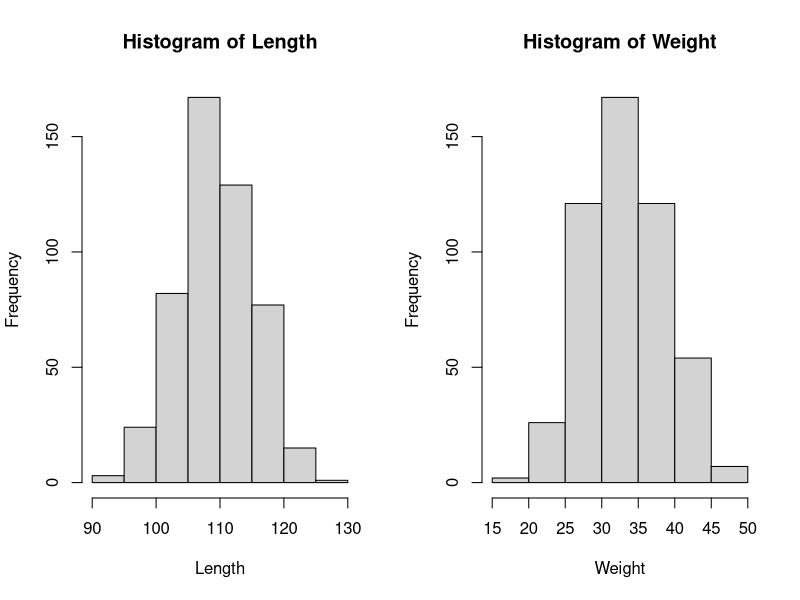
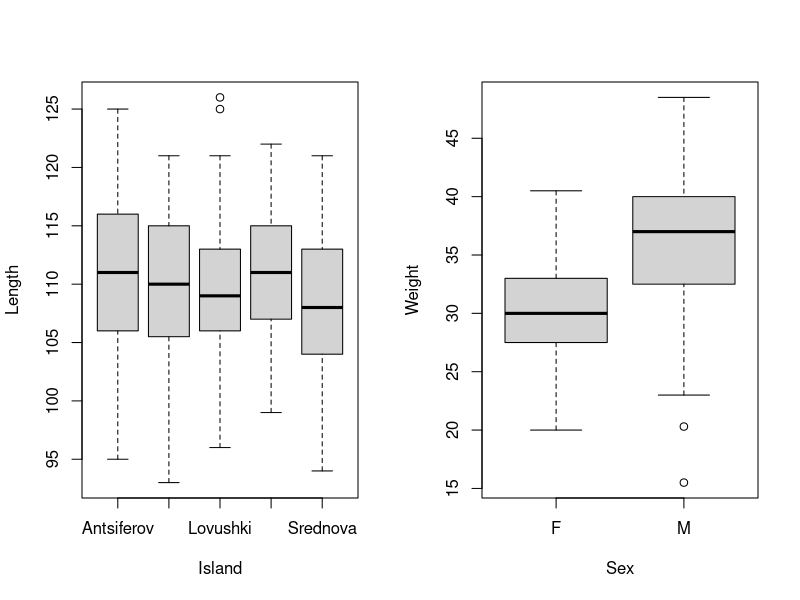
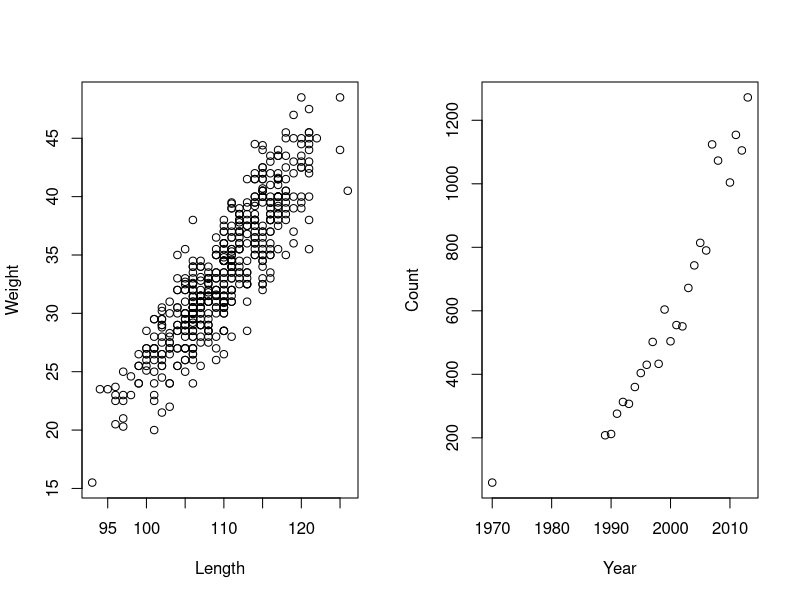
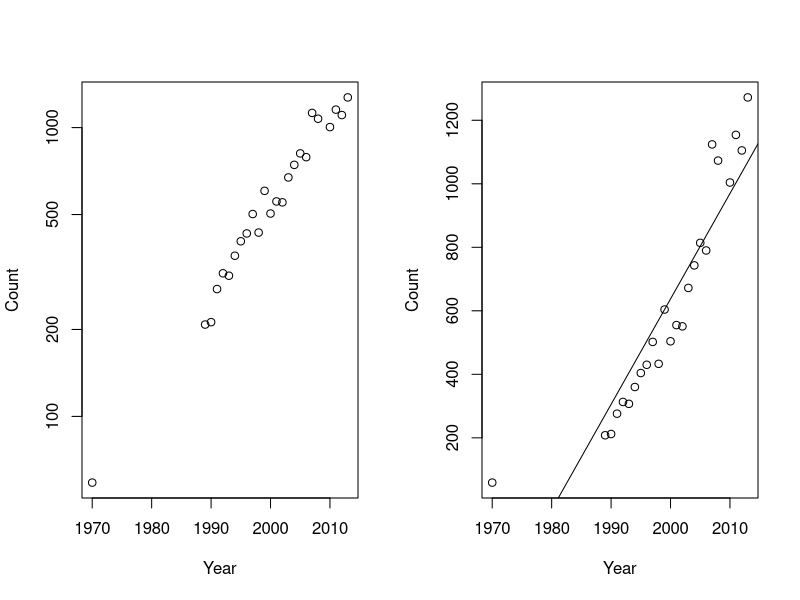
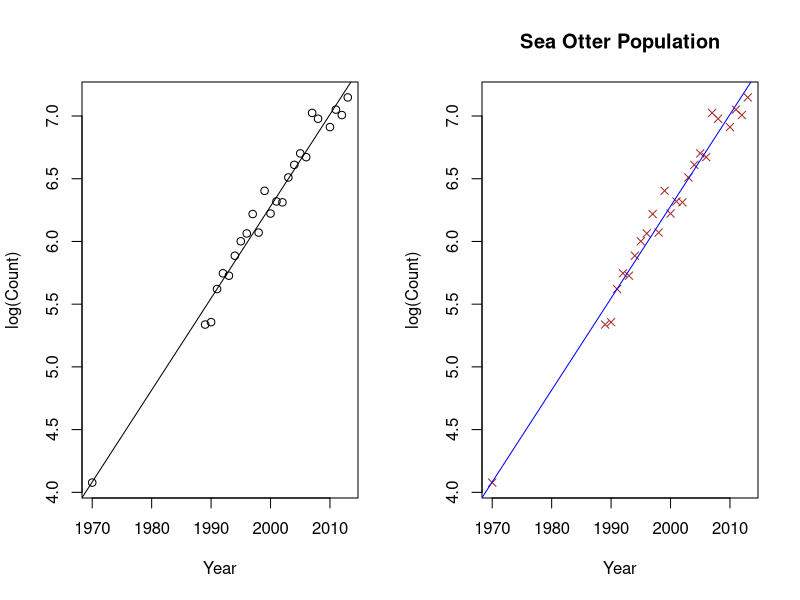
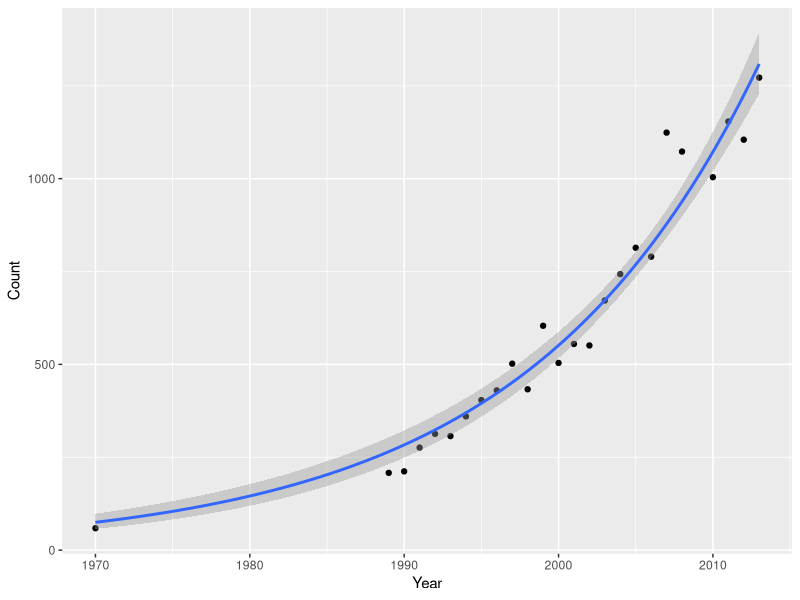

Write R code to recreate these figures, in order.
## ---- chunk 1
knitr::opts_chunk$set(echo = TRUE, 
                      warnings = FALSE, 
                      mmessage = FALSE)
## ---- chunk 2
1+2
3^6
sqrt((20-19)^2 + (19-19)^2 + (19-18)^2)/2
12345*54312
## ---- chunk 3
X <- 5  	# sets X equal to 5 
## ---- chunk 4
X
## ---- chunk 5
X*2
X^X
## ---- chunk 6
Fred <- 5
Nancy <- Fred*2
Fred + Nancy
## ---- chunk 7
X <- c(3,4,5)  	# sets X equal to the vector (3,4,5)
X
## ---- chunk 8
X + 1
X*2
X^2
((X+X^2/2)/X)^2
## ---- chunk 9
years <- 0:60
lambda <- 1.07
N0 <- 50
N0*lambda^years
## ---- chunk 10
Y <- c(1,2,3)
data.frame(X,Y)
## ---- chunk 11
mydata <- data.frame(X,Y)
## ---- chunk 12
ncol(mydata) # ncol() gives us a number of columns that this data frame has
names(mydata) # names() lists all column names that this data frame has 
## ---- chunk 13
mydata$X
mydata$Y
## ---- chunk 14
SeaLions <- read.csv("SeaLions.csv")
## ---- chunk 15
is(SeaLions) # tells what type of files we have
names(SeaLions) # tells us the names of all the columns
head(SeaLions) # shows the first several rows of the dataframe
## ---- chunk 16
Length <- SeaLions$Length
Weight <-SeaLions$Weight
Island <- SeaLions$Island
Sex <- SeaLions$Sex
## ---- chunk 17
range(Length) # range
median(Length) # median
mean(Length) # mean
var(Length) # variance
sd(Length) # standard deviation
## ---- chunk 18
par(mfrow = c(1,2)) 
hist(Length)
hist(Weight)
## ---- chunk 19
par(mfrow = c(1,2))
boxplot(Length ~ Island)
boxplot(Weight ~ Sex)
## ---- chunk 20
par(mfrow = c(1,2))
plot(Length, Weight)
## ---- chunk 21
SeaOtters <- read.csv("SeaOtters.csv")
## ---- chunk 22
Year <- SeaOtters$year
Count <- SeaOtters$count
## ---- chunk 23
range(Year)
quantile(Count)
## ---- chunk 24
plot(Year, Count)
## ---- chunk 25
plot(Year, Count, log = "y")
## ---- chunk 26
Model1 <- lm(Count ~ Year)
## ---- chunk 27
Model1
## ---- chunk 28
summary(Model1)
## ---- chunk 29
plot(Year, Count)
abline(Model1)
## ---- chunk 30
# plot(Model1,1)
## ---- chunk 31
Model2 <- lm(log(Count) ~ Year)
summary(Model2)
## ---- chunk 32
r.hat <- summary(Model2)$coefficients[2,1]
r.sd <- summary(Model2)$coefficients[2,2]
exp(c(r.hat, r.hat-2*r.sd, r.hat+2*r.sd))
## ---- chunk 33
plot(Year, log(Count))
abline(Model2)
## ---- chunk 34
plot(Year, log(Count), main = 'Sea Otter Population', col = 'brown', pch = 4)
abline(Model2, col = "blue")
## ---- chunk 35
# plot(Model2, 1)
## ---- chunk 36
library(ggplot2)
## ---- chunk 37
ggplot(SeaOtters, aes(Year, Count)) + geom_point() + 
    stat_smooth(method = "glm", 
                method.args = list(family = gaussian(link = "log")))
